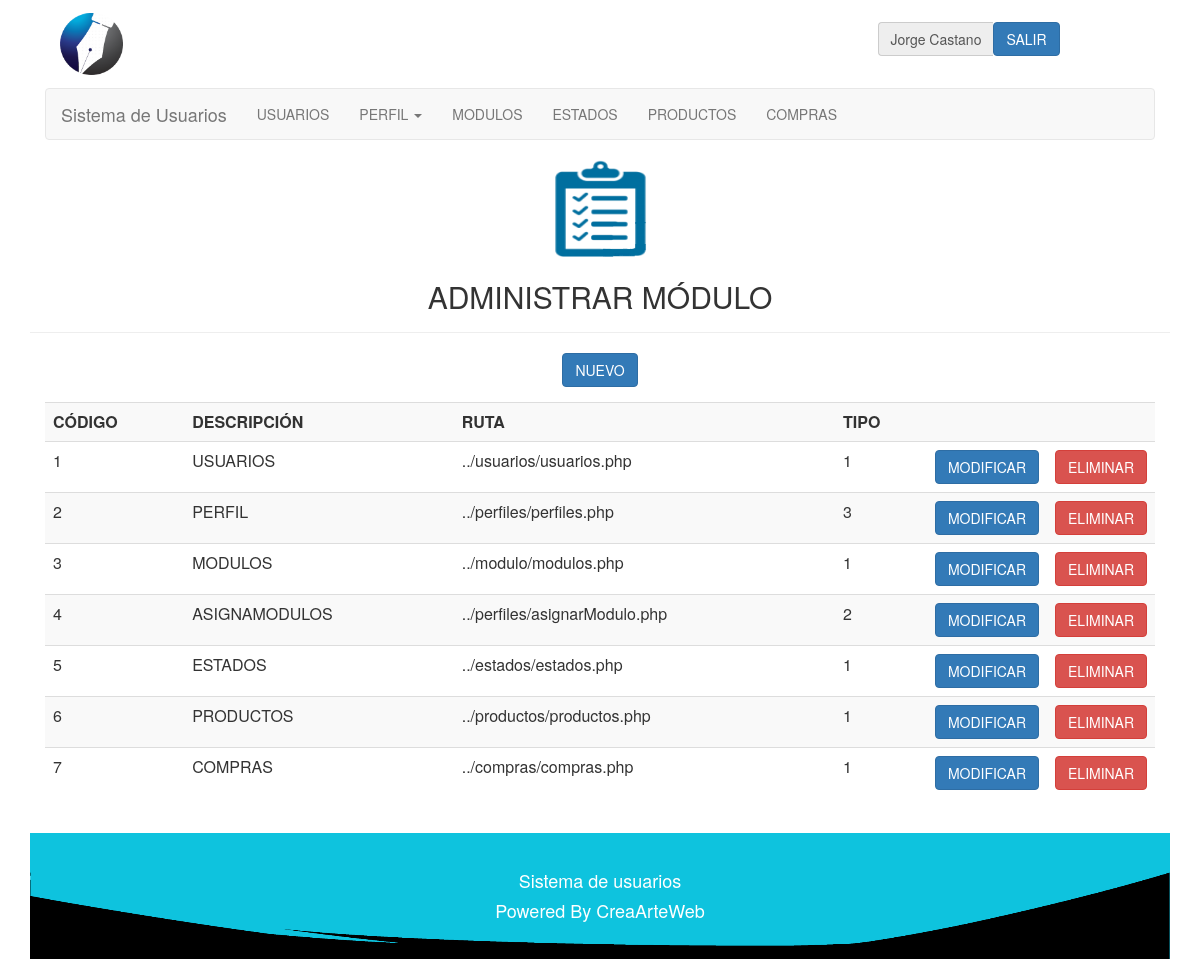
Page /php/modulo/modulos.php (signed in) on the committed database.
### tables this page shows
CREATE TABLE IF NOT EXISTS `modulo` (
  `codigomodulo` int(10) NOT NULL,
  `descripcion` varchar(40) NOT NULL,
  `ruta` varchar(40) NOT NULL,
  `tipo` int(2) NOT NULL COMMENT '1-normal, 2-submenu, 3-principal submenu'
);

### php/lib/session.php (called while the page is built, shortened)
<?php
	include("../class/Usuario.php");
	include("../class/Modulo.php");
	if (!isset($_SESSION["iniciada"]))
	{
		header( "location:../lib/logout.php" );
	}
	else
	{
		$miUsuario = unserialize( $_SESSION['miUsuario'] );
	}
?>

### php/class/Usuario.php (called while the page is built, shortened)
<?php
	class Usuario
	{
		private $perfil;
		function getPerfil()
		{
			return $this->perfil;
		}
	}
?>

### php/class/Modulo.php (called while the page is built, shortened)
<?php
	class Modulo
	{
		var $conexion;
		function setConexion ( $conexion )
		{
			$this -> conexion = $conexion;
		}
		function consultarUnModulo( $id )
		{
			$query = "SELECT *
					FROM modulo
					WHERE codigomodulo=$id";
			$this -> conexion -> conectar();
			$this -> conexion -> consultarRegistro( $query );
			$matrix = $this -> conexion->getMatrix();
			return $matrix;
		}
		function consultarModulos( )
		{
			$query = "SELECT * FROM modulo ORDER BY codigomodulo";
			$this -> conexion -> conectar();
			$this -> conexion -> consultarRegistro( $query );
			$matrix = $this -> conexion->getMatrix();
			return $matrix;
		}
		function consultarModulosPerfil( $perfil )
		{
			$query = "SELECT * FROM perfilmodulo WHERE codigoperfil = '$perfil' ORDER BY codigomodulo";
			$this -> conexion -> conectar();
			$this -> conexion -> consultarRegistro( $query );
			$matrix = $this -> conexion->getMatrix();
			return $matrix;
		}
		function consultarSubmodulosRecursos( )
		{
			$query = "SELECT * FROM modulo WHERE tipo = 2 ORDER BY codigomodulo";
			$this -> conexion -> conectar();
			$this -> conexion -> consultarRegistro( $query );
			$matrix = $this -> conexion->getMatrix();
			return $matrix;
		}
	}
?>

### php/lib/conexion.php (called while the page is built, shortened)
<?php
	class Conexion
	{
		private $servidor;
		private $usuario;
		private $enlace;
		private $consulta;
		function Conexion( $servidor, $bd, $usuario, $pass )
		{
			$this->servidor = $servidor;
			$this->bd = $bd;
			$this->usuario = $usuario;
		}
		function conectar()
		{
			$this->enlace = mysql_connect( $this->servidor, $this->usuario);
		}
		function consultarRegistro( $query )
		{
			$this->consulta = mysql_query( $query, $this->enlace );
		}
		function getMatrix()
		{
			$matrix = array();
			while( $row = mysql_fetch_array( $this->consulta ) )
			{
				$matrix[] = $row;
			}
			return $matrix;
		}
	}
?>

### php/modulo/modulos.php (the view, shortened to what this page needs)
<?php
	include("../lib/session.php");
?>
<html>
	<head>
		<link href = "../../css/estilo.css" rel="stylesheet" type="text/css" />
		<link href="../../css/bootstrap.min.css" rel="stylesheet" type="text/css">
	</head>
	<body>
		<div class="container">
			<div class="col-lg-12 col-md-12 col-sm-12 col-xs-12" id='cabecera'>
				<?php
					include('../lib/barraUsuario.php');
				?>
			</div>
			<div class="col-lg-12 col-md-12 col-sm-12 col-xs-12" id='menu'>
				<?php
					include('../lib/menu.php');
				?>
			</div>
			<div class="page-header" align = "center">
				<image src='../../img/modulo.png' class='img-responsive'>
				<h2>ADMINISTRAR MÓDULO</h2>
			</div>
			<div align="center" class="class="col-lg-12 col-md-12 col-sm-12 col-xs-12"">
				<button type="button" class="btn btn-primary" data-toggle="modal" data-target="#myModal">
					NUEVO
				</button>
			</div>
			<div class="panel-body">
				<div class="table-responsive">
					<table align = "center" cellpadding = "10px" class = "table table-striped table-hover">
						<tr align = "center">
							<th>CÓDIGO</th>
							<th>DESCRIPCIÓN</th>
							<th>RUTA</th>
							<th>TIPO</th>
							<th style="width:20px;"> </th>
							<th style="width:20px;"> </th>
						</tr>
						<?php
							$miModulo = new Modulo( "", "" ,"", "");
							$miModulo->setConexion( $conexion );
							$perfiles = $miModulo -> consultarModulos();
							if( $perfiles )
							foreach( $perfiles as $modulo )
							{
								echo
								"<tr>
									<td>$modulo[0]</td>
									<td>$modulo[1]</td>
									<td>$modulo[2]</td>
									<td>$modulo[3]</td>
									<td><a href='modificarModulo.php?modulo=$modulo[0]'><button type='button' class='btn btn-primary'>MODIFICAR</button></a></td>
									<td><button type='button' class='btn btn-danger' data-toggle='modal' data-target='#modalModulo$modulo[0]'>ELIMINAR</button></td>
								</tr>";
							}
						?>
					</table>
				</div>
			</div>
			<div id="footer" class="col-lg-12 col-md-12 col-sm-12 col-xs-12">
				<?php
					include('../lib/footer.php');
				?>
			</div>
		</div>
	<body>
</html>

### php/lib/menu.php (shortened to what this page needs)
<nav class="navbar navbar-default">
	<div class="container-fluid">
		<div class="navbar-header">
		  	<a class="navbar-brand" href="../lib/home.php">
			  	Sistema de Usuarios
		  	</a>
		</div>
		<div class="collapse navbar-collapse" id="bs-example-navbar-collapse-1">
			<ul class="nav navbar-nav">
				<?php
					$miModulo = new Modulo( "", "", "", "" );
					$miModulo -> setConexion( $conexion );
					$modulosPerfil = $miModulo -> consultarModulosPerfil( $miUsuario->getPerfil() );
					if( $modulosPerfil )
					foreach( $modulosPerfil as $moduloP )
					{
						$modulo = $miModulo->consultarUnModulo( $moduloP[2] );
						if( $modulo )
						foreach( $modulo as $modulo2 )
						{
							if( $modulo2['3'] == 1  )
							{
								echo "<li class='divider-vertical'><a href='".$modulo2['2']."'>".$modulo2['1']."</a></li>";
							}
							if( $modulo2['3'] == 3  )
							{
								echo
									"<li class='dropdown' id='menu1'>
										<a class='dropdown-toggle' data-toggle='dropdown' href='#menu1'>".$modulo2['1']."
											<b class='caret'></b>
										</a>
									<ul class='dropdown-menu'>
										<li><a href='".$modulo2['2']."'>".$modulo2['1']."</a></li>";
										$submodulosRecurso = $miModulo->consultarSubmodulosRecursos();
										echo"
									</ul>
								</li>";
							}
						}
					}
				?>
		  	</ul>
		</div>
	</div>
</nav>

### css/estilo.css (style rules this page uses)
#footer { background-color: #0EC3DE; background-repeat: no-repeat; background-position: center; padding: 2em 0 2em 0; text-align: center; background-image: url('../img/footer.png'); background-size: 100% 100%; color: #FFF; }

### rows in the picture
modulo: descripcion "USUARIOS", codigomodulo "1", ruta "../usuarios/usuarios.php", tipo "1"
modulo: descripcion "PERFIL", codigomodulo "2", ruta "../perfiles/perfiles.php", tipo "3"
modulo: descripcion "MODULOS", codigomodulo "3", ruta "../modulo/modulos.php", tipo "1"
modulo: descripcion "ESTADOS", codigomodulo "5", ruta "../estados/estados.php", tipo "1"
modulo: descripcion "PRODUCTOS", codigomodulo "6", ruta "../productos/productos.php", tipo "1"
modulo: descripcion "COMPRAS", codigomodulo "7", ruta "../compras/compras.php", tipo "1"
modulo: codigomodulo "4", descripcion "ASIGNAMODULOS", ruta "../perfiles/asignarModulo.php", tipo "2"

### other values in the picture
$miUsuario -> getNombre() "Jorge"
$miUsuario -> getApellido() "Castano"
